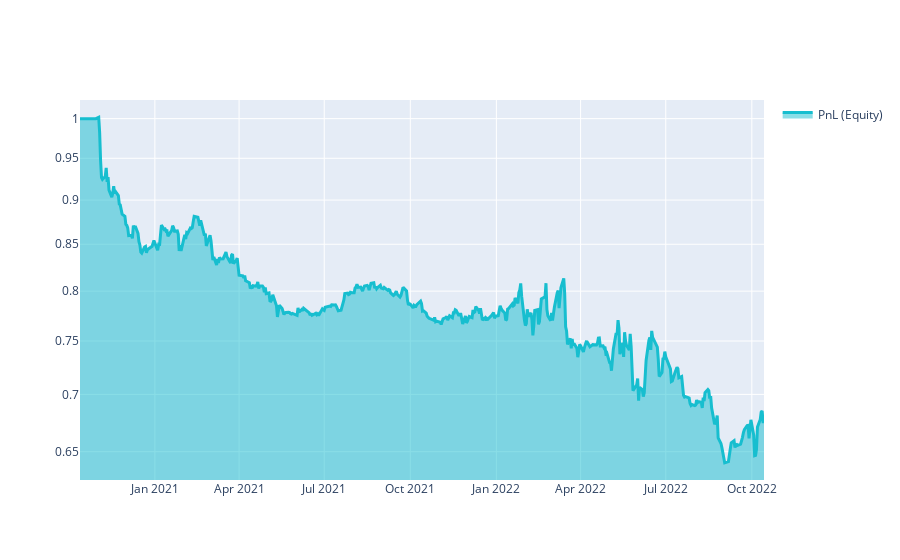

Notebook code cell kept with this figure:
### Markdown cell above
# Q18 Quick Start

This template shows you the basic steps for taking part to the **Q18 NASDAQ-100 Stock Long-Short contest**.

### Code cell
import xarray as xr

import qnt.ta as qnta
import qnt.data as qndata
import qnt.output as qnout
import qnt.stats as qns

data = qndata.stocks.load_ndx_data(min_date="2020-10-13")

close     = data.sel(field="close")
is_liquid = data.sel(field="is_liquid")
sma_slow  = qnta.sma(close, 50)
sma_fast  = qnta.sma(close, 20)
weights   = xr.where(sma_slow < sma_fast, 1, -1)
weights   = weights * is_liquid

weights = qnout.clean(weights, data, "stocks_nasdaq100")

# calc stats
stats = qns.calc_stat(data, weights.sel(time=slice("2020-10-13", None)))
display(stats.to_pandas().tail())

# graph
performance = stats.to_pandas()["equity"]
import qnt.graph as qngraph

qngraph.make_plot_filled(performance.index, performance, name="PnL (Equity)", type="log")

### Figure 1 — Plotly figure (JSON) as saved in the notebook; plotly's stock layout.template omitted (floating-point values rounded to 4 significant figures; data arrays with more than 128 entries replaced by an {"elided": "..."} marker saying what was removed)
{"data": [{"fill": "tonexty", "line": {"color": "#17BECF", "width": 3}, "name": "PnL (Equity)", "type": "scatter", "x": {"elided": "506 str values"}, "y": {"elided": "506 float values"}}], "layout": {"showlegend": true, "yaxis": {"range": [-0.203, 0.01047], "type": "log"}}}
